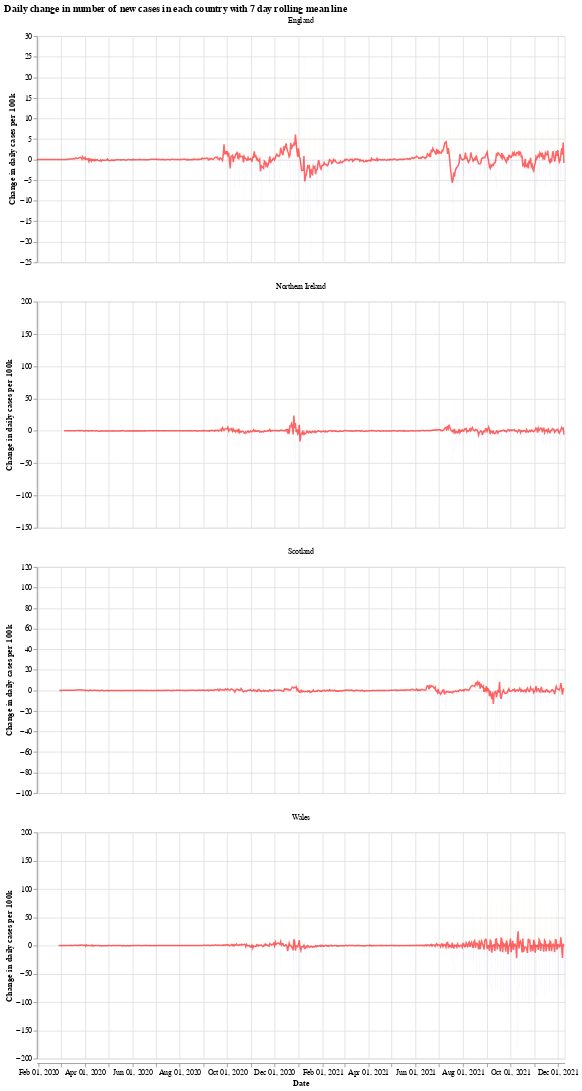

Notebook code for this chart:
### Markdown cell above
We will use the Python library `Altair` for visualising the data, see the [altair docs](https://altair-viz.github.io/) for more information.

First we have a graph which shows the daily change in the number of new cases for each country. This number jumps up and down all over the place, which is likely due to delay in reporting of new cases over the weekend. Another interesting thing is that it looks like the daily cases in Wales experienced a much shorter period of calm over the summer (calm in the sense of daily cases not jumping up and down).

The orange bars are days when the number of new cases (per 100k population) was more than the previous day, while the blue are days when the number of new cases dropped. The red line is the 7 day moving average. 

When the moving average line is below 0, it means that there is a consistent drop in new cases. We can see this clearly happening around the times that lockdowns were introduced (though, to varying degrees). I will update the graphs soon with a marker of when each lockdown started.

### Code cell
# collapse
import altair as alt

bars = alt.Chart(uk_cases).mark_bar().encode(
    x=alt.X("yearmonthdate(date):T", axis=alt.Axis(title='Date')),
    y=alt.Y("casesChangeRate:Q", axis=alt.Axis(title='Change in daily cases per 100k')),
    tooltip='casesChange',
    color=alt.condition(
        alt.datum.casesChangeRate > 0,
        alt.value("orange"),  # The positive color
        alt.value("blue")  # The negative color
    )
).properties(title='Daily change in number of new cases with 7 day rolling mean',width=700).interactive()

line = alt.Chart(uk_cases).mark_line(
    color='red',
    size=2,
    opacity=0.6
).transform_window(
    rolling_mean='mean(casesChangeRate)',
    frame=[0, 7],
    groupby=['areaName']
).encode(
    x='yearmonthdate(date):T',
    y='rolling_mean:Q'
)

alt.layer(bars, line, data=uk_cases).facet(alt.Column(
    'areaName', title=''), columns=1).resolve_scale(y='independent').properties(title='Daily change in number of new cases in each country with 7 day rolling mean line')

### Figure 1 — Vega-Lite specification as saved in the notebook (floating-point values rounded to 4 significant figures; data arrays with more than 128 entries replaced by an {"elided": "..."} marker saying what was removed)
{"config": {"view": {"continuousWidth": 400, "continuousHeight": 300}}, "data": {"name": "data-d2b0548c0814c66937172598fc67c17b"}, "facet": {"type": "nominal", "field": "areaName", "title": ""}, "spec": {"layer": [{"mark": "bar", "encoding": {"color": {"condition": {"value": "orange", "test": "(datum.casesChangeRate > 0)"}, "value": "blue"}, "tooltip": {"type": "quantitative", "field": "casesChange"}, "x": {"type": "temporal", "axis": {"title": "Date"}, "field": "date", "timeUnit": "yearmonthdate"}, "y": {"type": "quantitative", "axis": {"title": "Change in daily cases per 100k"}, "field": "casesChangeRate"}}, "selection": {"selector001": {"type": "interval", "bind": "scales", "encodings": ["x", "y"]}}, "title": "Daily change in number of new cases with 7 day rolling mean", "width": 700}, {"mark": {"type": "line", "color": "red", "opacity": 0.6, "size": 2}, "encoding": {"x": {"type": "temporal", "field": "date", "timeUnit": "yearmonthdate"}, "y": {"type": "quantitative", "field": "rolling_mean"}}, "transform": [{"window": [{"op": "mean", "field": "casesChangeRate", "as": "rolling_mean"}], "frame": [0, 7], "groupby": ["areaName"]}]}]}, "columns": 1, "resolve": {"scale": {"y": "independent"}}, "title": "Daily change in number of new cases in each country with 7 day rolling mean line", "$schema": "https://vega.github.io/schema/vega-lite/v4.8.1.json", "datasets": {"data-d2b0548c0814c66937172598fc67c17b": {"elided": "2628 records"}}}
